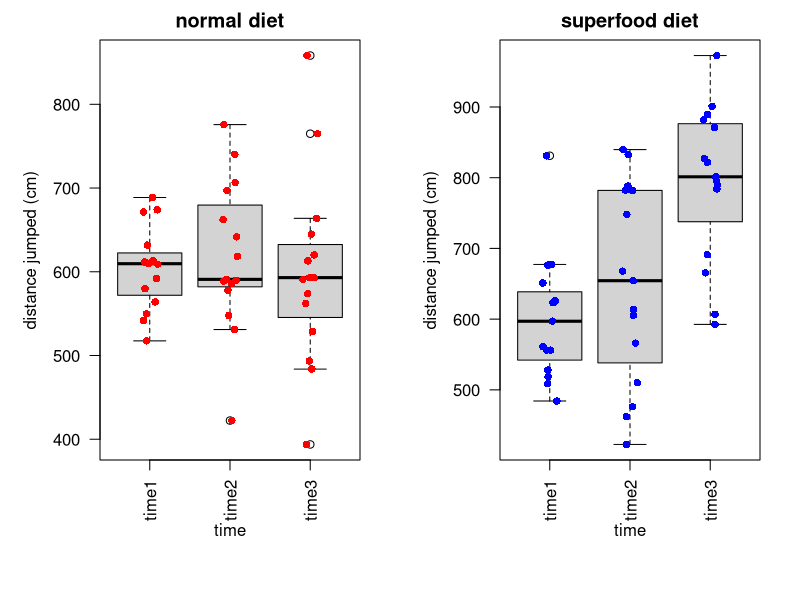
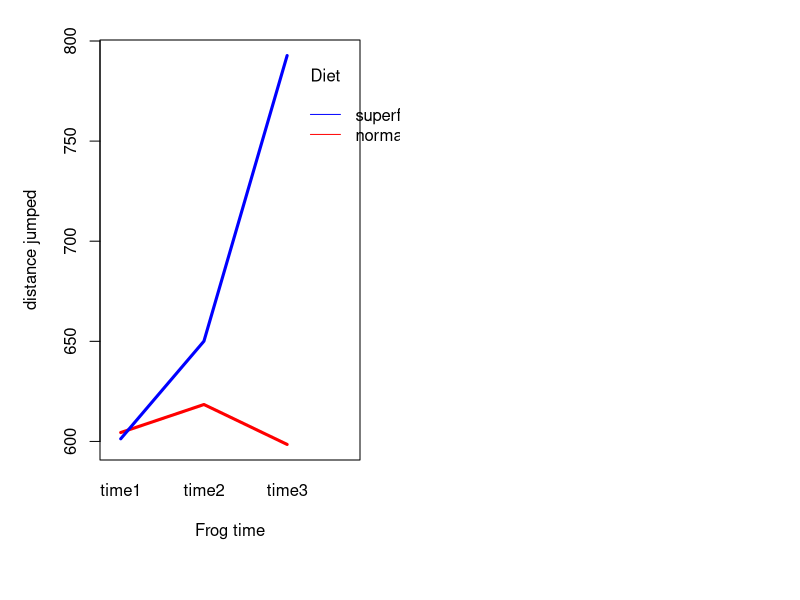

Write R code to recreate these figures, in order. (Note: this script raises an error after producing the figures.)
## ---- chunk 1
library(knitr)
knit_hooks$set(purl = function(before, options) {
  if (before) return()
  input  = current_input()  # filename of input document
  output = paste(tools::file_path_sans_ext(input), 'R', sep = '.')
  if (knitr:::isFALSE(knitr:::.knitEnv$tangle.start)) {
    assign('tangle.start', TRUE, knitr:::.knitEnv)
    unlink(output)
  }
  cat(options$code, file = output, sep = '\n', append = TRUE)
})
## ---- chunk 2
# Initialization
set.seed(100)
n <- 15
sigma <- 100

# Monte Carlo 
t1normal <- rnorm(n, mean=600, sd=sigma)
t1super <- rnorm(n, mean=600, sd=sigma)
t2normal <- rnorm(n, mean=600, sd=sigma)
t2super <- rnorm(n, mean=650, sd=sigma)
t3normal <- rnorm(n, mean=600, sd=sigma)
t3super <- rnorm(n, mean=800, sd=sigma)

# Put together into a dataframe
df <- data.frame(distance = c(t1normal, t1super, t2normal, t2super, t3normal, t3super),
                 time = c(rep("time1", 2*n), rep("time2", 2*n), rep("time3", 2*n)),
                 diet =  rep(c(rep("normal", n), rep("superfood", n)), 3),
                 frog = rep(1:30,3))
head(df,20)
## ---- chunk 3
par(mar=c(7,5,2,2))
par(mfrow=c(1,2))
boxplot(distance ~ time, horizontal=F, las=2, data=subset(df, df$diet=="normal"), main="normal diet", ylab="distance jumped (cm)")
stripchart(distance ~ time, data=subset(df, df$diet=="normal"), add=T, method='jitter', vertical=T, pch=16, col="red")

boxplot(distance ~ time, horizontal=F, las=2, data=subset(df, df$diet=="superfood"), main="superfood diet", ylab="distance jumped (cm)")
stripchart(distance ~ time, data=subset(df, df$diet=="superfood"), add=T, method='jitter', vertical=T, pch=16, col="blue")
## ---- chunk 4
library(lme4)
library(lmerTest)
model <- lmer(distance ~ diet * time + (1|frog), data=df)
result <- anova(model)
pval.lm <- result$`Pr(>F)`
result
## ---- chunk 5
interaction.plot(df$time, df$diet, df$distance, 
                 fun = mean,
                 trace.label = "Diet",
                 xlab="Frog time", 
                 ylab="distance jumped",
                 col=c("red","blue"),
                 lwd = 3, lty = 1)

## ---- chunk 6
par(mar=c(7,5,2,2))
par(mfrow=c(1,2))
plot(distance ~ time + diet, data=df, las=2, xlab="",  ylab="distance jumped (cm)")
## ---- chunk 7
df.time <- split(df, df$time)

anova(lm(distance ~ diet, data=df.time$time1)) # time 1
anova(lm(distance ~ diet, data=df.time$time2)) # time 2
anova(lm(distance ~ diet, data=df.time$time3)) # time 3
## ---- chunk 8
par(mfrow=c(1,3))
a1 <- anova(lm(distance ~ diet, data=df.time$time1)) # time 1 
a2 <- anova(lm(distance ~ diet, data=df.time$time2)) # time 2
a3 <- anova(lm(distance ~ diet, data=df.time$time3)) # time 3
boxplot(distance ~ diet, data=df.time$time1, ylab="distance jumped (cm)", main=c("time 1",paste("p=",round(a1$`Pr(>F)`[1],4))))
boxplot(distance ~ diet, data=df.time$time2, ylab="distance jumped (cm)", main=c("time 2",paste("p=",round(a2$`Pr(>F)`[1],4))))
boxplot(distance ~ diet, data=df.time$time3, ylab="distance jumped (cm)", main=c("time 3",paste("p=",signif(a3$`Pr(>F)`[1],2))))

## ---- chunk 9
df.diet <- split(df, df$diet)

anova(lmer(distance ~ time + (1|frog), data=df.diet$normal)) #normal
anova(lmer(distance ~ time + (1|frog), data=df.diet$superfood)) #superfood
## ---- chunk 10
a1 <- anova(lmer(distance ~ time + (1|frog), data=df.diet$normal)) #normal
a2 <- anova(lmer(distance ~ time + (1|frog), data=df.diet$superfood)) #superfood
par(mfrow=c(1,2))
boxplot(distance ~ time, data=df.diet$normal, ylab="distance jumped (cm)", main=c("Normal food", paste("p=", round(a1$`Pr(>F)`[1],4))))
boxplot(distance ~ time, data=df.diet$superfood, ylab="distance jumped (cm)", main=c("Superfood", paste("p=", round(a2$`Pr(>F)`[1],4))))
## ---- chunk 11
pairwise.t.test(df.diet$superfood$distance, df.diet$superfood$time, paired=T, p.adjust="bonferroni") # Super diet
## ---- chunk 12
bartlett.test(distance ~ interaction(diet,time), data=df)
fligner.test(distance ~ interaction(diet,time), data=df)
library(car)
leveneTest(distance ~ interaction(diet,time), data=df)
## ---- chunk 13
plot(model)
## ---- chunk 14
library(lattice)
lattice::xyplot(distance~time| frog, groups=diet, data=df, type=c('p','r'), auto.key=F)
lattice::xyplot(fitted(model)~time| frog, groups=diet, data=df, type=c('p','r'), auto.key=F)
## ---- chunk 15
model <-  lmer(rank(distance) ~ diet * time + (1|frog), data=df)
result <- anova(model)
pval.rank <- result$`Pr(>F)`
result
## ---- chunk 16
kruskal.test(distance~diet, data=df.time$time1) # diet at t1
kruskal.test(distance~diet, data=df.time$time2) # diet at t2
kruskal.test(distance~diet, data=df.time$time3) # diet at t3
## ---- chunk 17
par(mfrow=c(1,3))
a1 <- kruskal.test(distance~diet, data=df.time$time1) # diet at t1
a2 <- kruskal.test(distance~diet, data=df.time$time2) # diet at t2
a3 <- kruskal.test(distance~diet, data=df.time$time3) # diet at t3
boxplot(distance ~ diet, data=df.time$time1, ylab="distance jumped (cm)", main=c("time 1",paste("p=",round(a1$p.value,4))))
boxplot(distance ~ diet, data=df.time$time2, ylab="distance jumped (cm)", main=c("time 2",paste("p=",round(a2$p.value,4))))
boxplot(distance ~ diet, data=df.time$time3, ylab="distance jumped (cm)", main=c("time 3",paste("p=",signif(a3$p.value,2))))

## ---- chunk 18
friedman.test(distance~time|frog, data=df.diet$normal) # time differences in normal diet subgroup
friedman.test(distance~time|frog, data=df.diet$superfood) # time differences in superfood diet subgroup
## ---- chunk 19
a1 <- friedman.test(distance~time|frog, data=df.diet$normal) # time differences in normal diet subgroup
a2 <- friedman.test(distance~time|frog, data=df.diet$superfood) # time differences in superfood diet subgroup
par(mfrow=c(1,2))
boxplot(distance ~ time, data=df.diet$normal,  ylab="distance jumped (cm)",main=c("Normal food", paste("p=", round(a1$p.value,4))))
boxplot(distance ~ time, data=df.diet$superfood, ylab="distance jumped (cm)", main=c("Superfood", paste("p=", round(a2$p.value,4))))
## ---- chunk 20
pairwise.wilcox.test(df.diet$superfood$distance, df.diet$superfood$time, paired=T, p.adjust="bonferroni") # Superfood
## ---- chunk 21
par(mfrow=c(1,1))
boxplot(distance ~ time, data=df.diet$superfood, ylab="distance jumped (cm)", main=c("Superfood"))
## ---- chunk 22
# Define functions to compute the Sum of Squares, and Sum of Abs
ssq <- function(x) sum(x^2)
sab <- function(x) sum(abs(x))

# Compute the SS_subject term
SSsubject <- function( X, subject, f2, center=mean, agg=ssq){
    long <- data.frame(cbind(subject, f2, X))
    wide <- reshape(long, v.names="X", idvar = "subject", timevar = "f2",direction = "wide")
    k <- ncol(wide[,-1])
    subjectMeans <- rowMeans(wide[,-1])
    SSsubject <- k*agg(subjectMeans - center(X))
    return( SSsubject)
}

# A more general function to compute the F-statistic
Fstat.2wayRM <- function( X, f1, f2, subject, center=mean, agg=ssq, rank=FALSE) { 
    if (rank==FALSE){Y = X} else{Y = rank(-X)}
    mu <- center(Y)  #Grand Mean
    groupMeans.f1 <- ave( Y, f1, FUN=center ) #Pool f1
    groupMeans.f2 <- ave( Y, f2, FUN=center ) #Pool f2
    groupMeans.int <- ave( Y, f1, f2, FUN=center ) #Cell means
    SSB.f1 <- agg(groupMeans.f1 - mu)
    SSB.f2 <- agg(groupMeans.f2 - mu)
    SSB.int <- agg( groupMeans.int - (groupMeans.f1 + groupMeans.f2 - mu) )
    SSW <- agg(Y - groupMeans.int)
    SSsub <- SSsubject(Y, subject, f2, center=center, agg=agg)
    SSe <- SSW - SSsub
    return( c(f1=SSB.f1 , f2=SSB.f2, int=SSB.int) /  SSe )
}

# Recenter each of the timepoints before resampling
center.time <- function( X, f2, center=mean){
    timeMeans <- ave( X, f2, FUN=center )
    return(X - timeMeans)
}

# Convert wide dataframe to long
wideToLong <- function(wide, timecols, timenames){
    long <- reshape(wide, varying = timecols, v.names = "X", timevar = "f2", times = timenames, direction = "long")
    return(long)
}


## ---- chunk 23
X <- df$distance
f1 <- df$diet
f2 <- df$time  # f2 must be time in order for the code to work
subject <- df$frog
deals <- 10000

# initialize some new dataframes
Y <- center.time(X, f2, center=mean) # recenter timepoints
long <- data.frame(subject, f1, f2, Y)  # put into a long dataframe
wide <- reshape(long, v.names="Y", timevar="f2", idvar="subject", direction="wide") # convert to short dataframe to resample subjects

# initialize bootstrap holders
boot.wide <- wide # initialize
bootF <- matrix(NA, nrow=deals, ncol=3) # preallocate
indices <- 1:nrow(wide) # initialize

# Bootstrap
F0 <- Fstat.2wayRM(X, f1, f2, subject, center=mean, agg=ssq, rank=F)
for(i in 1:deals){
    boot.i <- sample(indices, replace=T)  # resample subjects
    boot.wide[,3:5] <- wide[boot.i,3:5]  # get resampled data, which keeps the temporal samples linked
    boot.long <- wideToLong(boot.wide, names(boot.wide)[3:5])  # convert to long format
    bootF[i,] <- Fstat.2wayRM(boot.long$X, boot.long$f1, boot.long$f2, boot.long$subject, center=mean, agg=ssq, rank=F)
}
pval.L2 <- colSums(sweep(bootF, 2, F0,"-") > 0) / deals
   
## ---- chunk 24
par(mfrow=c(1,3))
xlabel <- c("F diet", "F time", "F interaction")
for(i in 1:3){
    hist(bootF[,i], breaks='FD',  main= paste("Bootstrapped p=",pval.L2[i],sep=""), xlab=xlabel[i])
    abline(v=F0[i], col='red')
    text(x=F0[i], y=100, labels=paste("p=",pval.L2[i],sep=""))
}
## ---- chunk 25
F0 <- Fstat.2wayRM(X, f1, f2, subject, center=mean, agg=sab, rank=F)
for(i in 1:deals){
    boot.i <- sample(indices, replace=T)  # resample subjects
    boot.wide[,3:5] <- wide[boot.i,3:5]  # get resampled data, which keeps the temporal samples linked
    boot.long <- wideToLong(boot.wide, names(boot.wide)[3:5])  # convert to long format
    bootF[i,] <- Fstat.2wayRM(boot.long$X, boot.long$f1, boot.long$f2, boot.long$subject, center=mean, agg=sab, rank=F)
}
pval.L1 <- colSums(sweep(bootF, 2, F0,"-") > 0) / deals

## ---- chunk 26
par(mfrow=c(1,3))
xlabel <- c("F diet", "F time", "F interaction")
for(i in 1:3){
    hist(bootF[,i], breaks='FD',  main= paste("Bootstrapped p=",pval.L1[i],sep=""), xlab=xlabel[i])
    abline(v=F0[i], col='red')
    text(x=F0[i], y=100, labels=paste("p=",pval.L1[i],sep=""))
}
## ---- chunk 27
F0 <- Fstat.2wayRM(X, f1, f2, subject, center=mean, agg=ssq, rank=T)
for(i in 1:deals){
    boot.i <- sample(indices, replace=T)  # resample subjects
    boot.wide[,3:5] <- wide[boot.i,3:5]  # get resampled data, which keeps the temporal samples linked
    boot.long <- wideToLong(boot.wide, names(boot.wide)[3:5])  # convert to long format
    bootF[i,] <- Fstat.2wayRM(boot.long$X, boot.long$f1, boot.long$f2, boot.long$subject, center=mean, agg=ssq, rank=T)
}
pval.rankboot <- colSums(sweep(bootF, 2, F0,"-") > 0) / deals

## ---- chunk 28
par(mfrow=c(1,3))
xlabel <- c("F diet", "F time", "F interaction")
for(i in 1:3){
    hist(bootF[,i], breaks='FD',  main= paste("Bootstrapped p=",pval.rankboot[i],sep=""), xlab=xlabel[i])
    abline(v=F0[i], col='red')
    text(x=F0[i], y=100, labels=paste("p=",pval.rankboot[i],sep=""))
}
## ---- chunk 29
comparison <- data.frame(LM=round(pval.lm[-4],4),  
                         #LMboot=pval.lmboot[-4], 
                         L1=pval.L1, 
                         L2=pval.L2, 
                         rank=round(pval.rank[-4],4), 
                         rankboot=pval.rankboot)
rownames(comparison) <- c("diet", "time", "interaction")
colnames(comparison) <- c("built-in ANOVA", "bootstrap with L1-norm", "bootstrap with L2-norm", "rank", "bootstrap rank")
table <- t(comparison)
## ---- chunk 30
library(knitr)
kable(table, digits=4)
